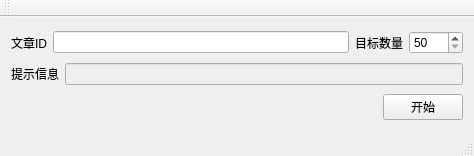
<?xml version="1.0" encoding="UTF-8"?>
<ui version="4.0">
 <class>GetCommentsClass</class>
 <widget class="QMainWindow" name="GetCommentsClass">
  <property name="geometry">
   <rect>
    <x>0</x>
    <y>0</y>
    <width>474</width>
    <height>156</height>
   </rect>
  </property>
  <property name="windowTitle">
   <string>评论提取</string>
  </property>
  <widget class="QWidget" name="centralWidget">
   <layout class="QGridLayout" name="gridLayout">
    <item row="0" column="0" colspan="2">
     <layout class="QHBoxLayout" name="horizontalLayout_3">
      <item>
       <layout class="QHBoxLayout" name="horizontalLayout">
        <item>
         <widget class="QLabel" name="label">
          <property name="text">
           <string>文章ID</string>
          </property>
         </widget>
        </item>
        <item>
         <widget class="QLineEdit" name="lineEdit_news_id">
          <property name="sizeIncrement">
           <size>
            <width>0</width>
            <height>0</height>
           </size>
          </property>
         </widget>
        </item>
       </layout>
      </item>
      <item>
       <layout class="QHBoxLayout" name="horizontalLayout_2">
        <item>
         <widget class="QLabel" name="label_2">
          <property name="text">
           <string>目标数量</string>
          </property>
         </widget>
        </item>
        <item>
         <widget class="QSpinBox" name="spinBox_count">
          <property name="sizeIncrement">
           <size>
            <width>0</width>
            <height>0</height>
           </size>
          </property>
          <property name="minimum">
           <number>50</number>
          </property>
          <property name="maximum">
           <number>9999</number>
          </property>
          <property name="singleStep">
           <number>50</number>
          </property>
         </widget>
        </item>
       </layout>
      </item>
     </layout>
    </item>
    <item row="1" column="0" colspan="2">
     <layout class="QHBoxLayout" name="horizontalLayout_4">
      <item>
       <widget class="QLabel" name="label_3">
        <property name="text">
         <string>提示信息</string>
        </property>
       </widget>
      </item>
      <item>
       <widget class="QLineEdit" name="lineEdit_msg">
        <property name="enabled">
         <bool>false</bool>
        </property>
        <property name="text">
         <string/>
        </property>
       </widget>
      </item>
     </layout>
    </item>
    <item row="2" column="0">
     <spacer name="horizontalSpacer">
      <property name="orientation">
       <enum>Qt::Horizontal</enum>
      </property>
      <property name="sizeHint" stdset="0">
       <size>
        <width>372</width>
        <height>20</height>
       </size>
      </property>
     </spacer>
    </item>
    <item row="2" column="1">
     <widget class="QPushButton" name="pushButton_start">
      <property name="text">
       <string>开始</string>
      </property>
     </widget>
    </item>
   </layout>
  </widget>
  <widget class="QMenuBar" name="menuBar">
   <property name="geometry">
    <rect>
     <x>0</x>
     <y>0</y>
     <width>474</width>
     <height>23</height>
    </rect>
   </property>
  </widget>
  <widget class="QToolBar" name="mainToolBar">
   <attribute name="toolBarArea">
    <enum>TopToolBarArea</enum>
   </attribute>
   <attribute name="toolBarBreak">
    <bool>false</bool>
   </attribute>
  </widget>
  <widget class="QStatusBar" name="statusBar"/>
 </widget>
 <layoutdefault spacing="6" margin="11"/>
 <resources>
  <include location="getcomments.qrc"/>
 </resources>
 <connections/>
</ui>
